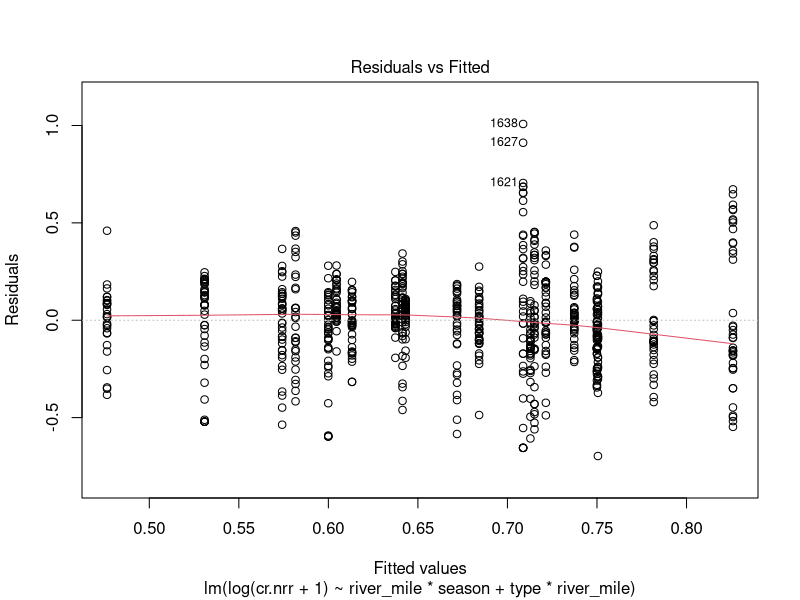
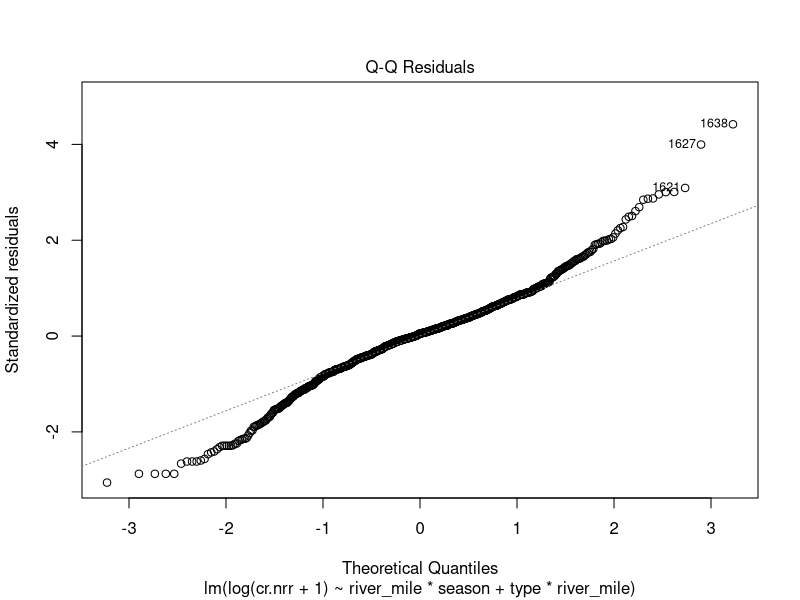
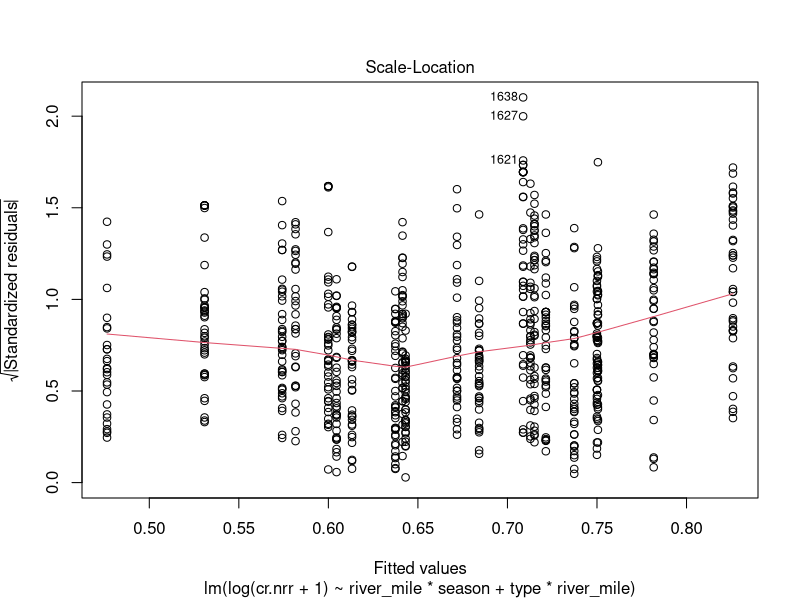
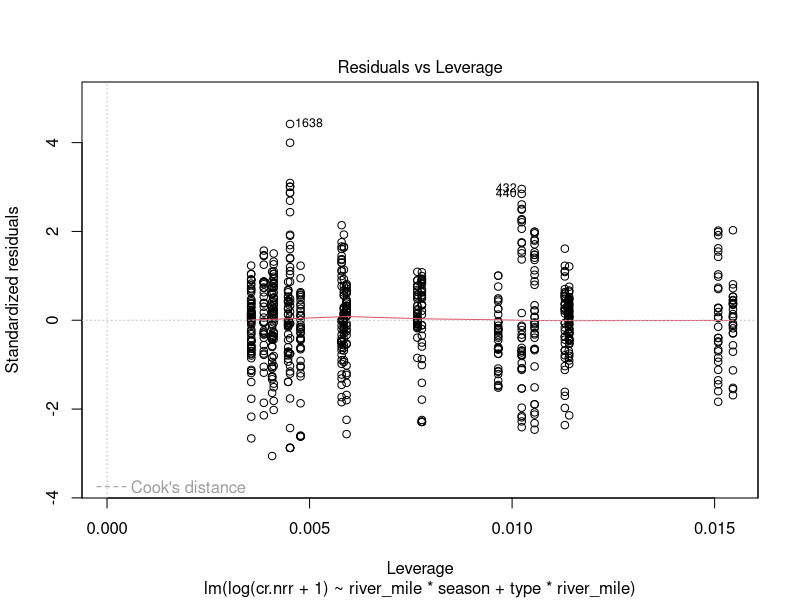
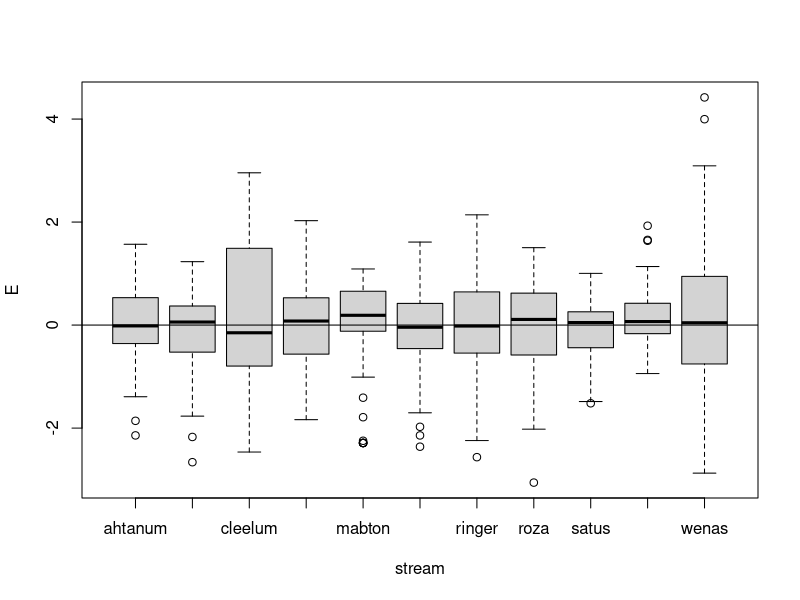
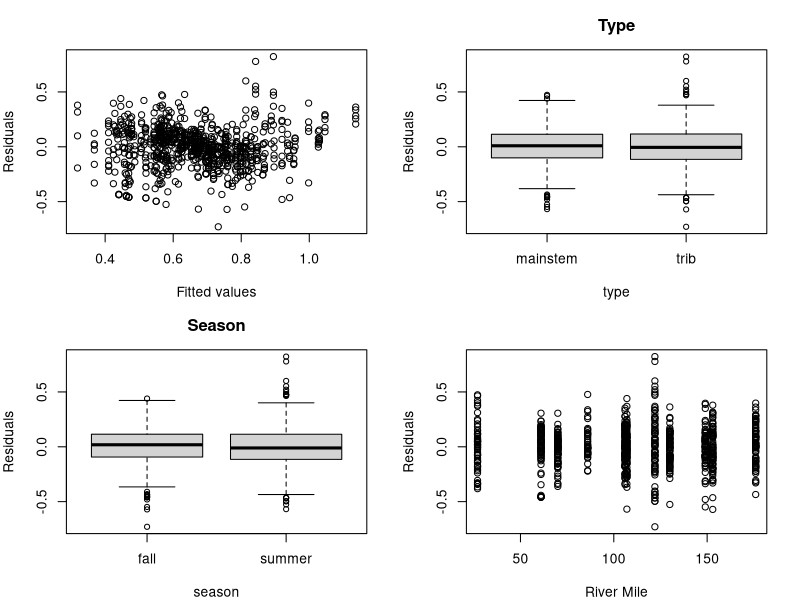
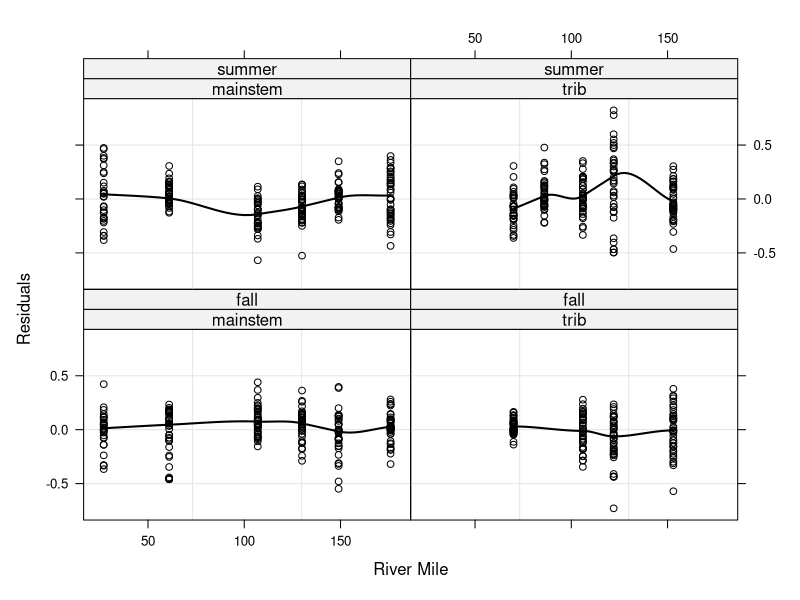
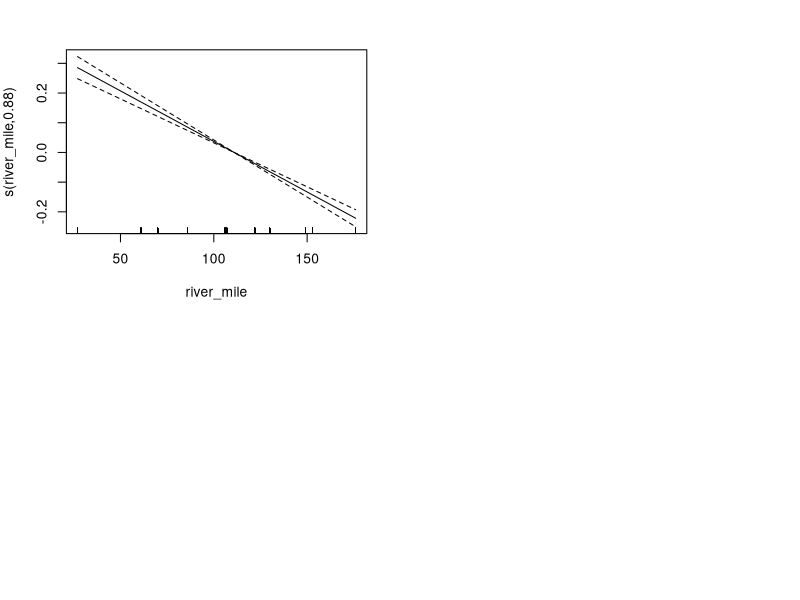

Write R code to recreate these figures, in order. (Note: this script raises an error after producing the figures.)
#packages
library(nlme)
library(plyr)
library(dplyr)
library(ggplot2)
library(tidyr)
library(lmtest)
library(lattice)

#data (created in "all sites" by combining NDS files and water chem file)
nds_chem<-read.csv("NDS_chem_all.csv")
nds_chem$river_mile<-ifelse(nds_chem$stream=="ahtanum", 106, nds_chem$river_mile)

nds_s<-subset(nds_chem, top=="sponge")
nds_s <- subset(nds_s, !(is.na(nds_s$cr.nrr)))

#NRR model, based on plots
#start with fixed effects and then test if adding random effects improves the model
#M1 is all the variables and interactions (except nutrient, which we want to model as a random effect)
M1<-lm(log(cr.nrr+1)~river_mile*season + type*river_mile, nds_s) #needed to log nrr to account for heteroscedasticity in residuals
plot(M1)
E<-rstandard(M1)
boxplot(E~stream, data=nds_s)
abline(0,0)
#none of the boxplots are completely above or below the 0 line, so don't need to include stream as random variable.

#now, use gls so can compare with lme
M1<-gls(log(cr.nrr+1)~river_mile*season + type*river_mile, nds_s)
M1a<-lme(log(cr.nrr+1)~river_mile*season + type*river_mile,random = ~1+river_mile|nutrient, 
         method="REML", nds_s)

anova(M1, M1a)
#       Model df   AIC        BIC    logLik   Test  L.Ratio p-value
#M1      1  7  -19.91584   12.79725  16.95792                        
#M1a     2 10 -280.61663 -233.88365 150.30832 1 vs 2 266.7008  <.0001

#SO much better with random effects. Now: check the random structure. try a random intercept - meaning the slope
#is consistent among nutrient treatments but the slope is not 
#(so changes with river mile in same way, but overall response is higher or lower)

M1b<-lme(log(cr.nrr+1)~river_mile*season + type*river_mile,random = ~1|nutrient, 
         method="REML", nds_s)
anova(M1a, M1b)
#   Model df       AIC       BIC   logLik   Test  L.Ratio p-value
#M1a     1 10 -280.6166 -233.8836 150.3083                        
#M1b     2  8 -206.2294 -168.8430 111.1147 1 vs 2 78.38723  <.0001

#random slope and intercept is best

#now optimize the fixed part
summary(M1a)
#                           Value  Std.Error  DF   t-value p-value
#(Intercept)              0.4326074 0.03912778 784 11.056273  0.0000
#river_mile               0.0016092 0.00062091 784  2.591679  0.0097
#seasonsummer             0.1054820 0.03818589 784  2.762328  0.0059
#typetrib                 0.2675061 0.04479698 784  5.971522  0.0000
#river_mile:seasonsummer  0.0000384 0.00032168 784  0.119479  0.9049
#river_mile:typetrib     -0.0024235 0.00038684 784 -6.264750  0.0000

#consider dropping river mile*season interaction. to test, compare logLikelihood ratio
M1a<-lme(log(cr.nrr+1)~river_mile*season + type*river_mile,random = ~1+river_mile|nutrient, 
         method="REML", nds_s)
M2a<-lme(log(cr.nrr+1)~river_mile+season + type*river_mile,random = ~1+river_mile|nutrient, 
         method="REML", nds_s)

lrtest(M1a, M2a) #to compare the two models
#Model 1: log(cr.nrr + 1) ~ river_mile * season + type * river_mile
#Model 2: log(cr.nrr + 1) ~ river_mile + season + type * river_mile
#   Df LogLik Df  Chisq Pr(>Chisq)    
#1  10 150.31                         
#2   9 157.43 -1 14.232  0.0001616 ***
#conclude that river_mile*season interaction not significant b/c model is better without it

#next, drop interaction b/n river mile and stream typ.
M3a<-lme(log(cr.nrr+1)~river_mile +season + type,random = ~1+river_mile|nutrient, 
         method="REML", nds_s)
lrtest(M2a, M3a)
#Model 1: log(cr.nrr + 1) ~ river_mile + season + type * river_mile
#Model 2: log(cr.nrr + 1) ~ river_mile + season + type
#Df LogLik Df  Chisq Pr(>Chisq)    
#1   9 157.43                         
#2   8 145.18 -1 24.499  7.433e-07 ***
#conclude that river_mile*type interaction significant. Best model still M2a

#next, drop season
M4a<-lme(log(cr.nrr+1)~river_mile +type*river_mile,random = ~1+river_mile|nutrient, 
         method="REML", nds_s)
lrtest(M2a, M4a)
#Model 1: log(cr.nrr + 1) ~ river_mile + season + type * river_mile
#Model 2: log(cr.nrr + 1) ~ river_mile + type * river_mile
#Df LogLik Df  Chisq Pr(>Chisq)    
#1   9 157.43                         
#2   8 128.87 -1 57.104  4.133e-14 ***

#conclude that M2a still best
#now eliminate type
M5a<-lme(log(cr.nrr+1)~river_mile ,random = ~1+river_mile|nutrient, 
         method="REML", nds_s)
lrtest(M2a, M5a)
#Model 1: log(cr.nrr + 1) ~ river_mile + season + type * river_mile
#Model 2: log(cr.nrr + 1) ~ river_mile
#Df LogLik Df Chisq Pr(>Chisq)    
#1   9 157.43                        
#2   6 118.75 -3 77.35  < 2.2e-16 ***

#CONCLUSION: best model: log(cr.nrr+1)~river_mile+season + type*river_mile,random = ~1+river_mile|nutrient)
#IOW: NRR for CR is predicted by river mile, season, and stream type, with a different relationship
#with river mile, depending on stream type. The slope and intercept vary for each nutrient treatment.

summary(M2a)
#Random effects:
#  Formula: ~1 + river_mile | nutrient
#Structure: General positive-definite, Log-Cholesky parametrization
#             StdDev      Corr  
#(Intercept) 0.072670706 (Intr)
#river_mile  0.001613624 -0.894
#Residual    0.189145517       

#Fixed effects: log(cr.nrr + 1) ~ river_mile + season + type * river_mile 
#                       Value  Std.Error  DF   t-value p-value
#(Intercept)          0.4304319 0.03463478 785 12.427738  0.0000
#river_mile           0.0016288 0.00059886 785  2.719851  0.0067
#seasonsummer         0.1097521 0.01345564 785  8.156583  0.0000
#typetrib             0.2673480 0.04474965 785  5.974304  0.0000
#river_mile:typetrib -0.0024225 0.00038652 785 -6.267546  0.0000

#Correlation: 
#                     (Intr) rvr_ml ssnsmm typtrb
#river_mile          -0.810                     
#seasonsummer        -0.193 -0.001              
#typetrib            -0.307  0.138 -0.065       
#river_mile:typetrib  0.267 -0.143  0.053 -0.953

#Standardized Within-Group Residuals:
#  Min          Q1         Med          Q3         Max 
#-3.85610090 -0.54560536  0.01397457  0.60660720  4.34598363 

#Number of Observations: 797
#Number of Groups: 8 

E<-resid(M2a)
F2<-fitted(M2a)
op<-par(mfrow=c(2,2), mar=c(4,4,3,2))
plot(x=F2, y=E, xlab="Fitted values", ylab="Residuals")
boxplot(E~type, data=nds_s, main="Type", ylab="Residuals")
boxplot(E~season, data=nds_s, main="Season", ylab="Residuals")
plot(x=nds_s$river_mile, y=E, xlab="River Mile", ylab="Residuals")
#no obvious pattern in residuals, but next need to also try a LOESS smoother

xyplot(E~river_mile|type*season, data=nds_s, ylab="Residuals", xlab="River Mile", 
       panel=function(x,y){panel.grid(h=-1, v=2)
         panel.points(x,y,col=1)
         panel.loess(x,y,span=0.5, col=1, lwd=2)})
#not linear! need to use additive mixed model!

library(mgcv)
M2b<-gam(log(cr.nrr+1)~s(river_mile)+(season) + (type*river_mile),
          random = list(~1|nutrient,1+river_mile), data=nds_s)
summary(M2b)
#Family: gaussian 
#Link function: identity 

#Formula:
 # log(cr.nrr + 1) ~ s(river_mile) + (season) + (type * river_mile)

#Parametric coefficients:
#                     Estimate Std. Error t value Pr(>|t|)    
#(Intercept)          0.0535863  0.0034812  15.393  < 2e-16 ***
#  seasonsummer         0.1084128  0.0162421   6.675 4.65e-11 ***
#  typetrib             0.2679225  0.0540027   4.961 8.57e-07 ***
#  river_mile           0.0050247  0.0001102  45.582  < 2e-16 ***
#  typetrib:river_mile -0.0024313  0.0004664  -5.213 2.37e-07 ***
  ---
#Approximate significance of smooth terms:
#               edf Ref.df     F p-value    
#s(river_mile) 0.8758 0.8758 270.1  <2e-16 ***
  ---
# Rank: 13/14
#R-sq.(adj) =  0.112   Deviance explained = 11.7%
#GCV = 0.052487  Scale est. = 0.052158  n = 797

#edf = degrees of freedom for smoother. It's ~1, which suggests linear is ok
  plot(M2b)
#plot is linear
#note: Zuur et al. recommend using gamm (not gam), but I couldn't get it to work (error said "object river_mile not found")
#but I seem to be getting the expected type of output, so *shrug*?

######
#chla NRR

nds_g<-subset(nds_chem, top=="glass")
nds_g <- subset(nds_g, !(is.na(nds_g$chla.nrr)))

#start with fixed effects and then test if adding random effects improves the model
#M1 is all the variables and interactions (except nutrient, which we want to model as a random effect)
op<-par(mfrow=c(2,2), mar=c(4,4,3,2))
M1<-lm(log10(chla.nrr+1)~river_mile*season + type*river_mile, nds_g) #needed to log nrr to account for heteroscedasticity in residuals
plot(M1) #even with log-transformation, deviation from normal in Q-Q plot and heteroscedasticity
E<-rstandard(M1)
op<-par(mfrow=c(1,1))
boxplot(E~stream, data=nds_g)
abline(0,0)
#none of the boxplots are completely above or below the 0 line, so don't need to include stream as random variable.but note that 
#ahtanum and toppenshi just barely in there.

#now, use gls so can compare with lme
M1<-gls(log10(chla.nrr+1)~river_mile*season + type*river_mile, nds_g)
M1a<-lme(log10(chla.nrr+1)~river_mile*season + type*river_mile,random = ~1+river_mile|nutrient, 
         method="REML", nds_g)

anova(M1, M1a)
#     Model df       AIC       BIC   logLik   Test  L.Ratio p-value
#M1      1  7 -147.3034 -114.5111 80.65169                        
#M1a     2 10 -168.6338 -121.7876 94.31688 1 vs 2 27.33039  <.0001

#much better with random effects included
#now check random structure. try just the random slope

M1b<-lme(log10(chla.nrr+1)~river_mile*season + type*river_mile,random = ~1|nutrient, 
         method="REML", nds_g)

anova(M1a, M1b)
#     Model df       AIC       BIC   logLik   Test  L.Ratio p-value
#M1a     1 10 -168.6338 -121.7876 94.31688                        
#M1b     2  8 -163.7885 -126.3116 89.89425 1 vs 2 8.845259   0.012

#slightly better to include random slope and intercept.

#now optimize the fixed part
summary(M1a)
#                             Value  Std.Error  DF   t-value p-value
#(Intercept)              0.25342414 0.03039909 793  8.336570  0.0000
#river_mile              -0.00037070 0.00031055 793 -1.193682  0.2330
#seasonsummer            -0.00933374 0.03980442 793 -0.234490  0.8147
#typetrib                -0.05226620 0.04815416 793 -1.085393  0.2781
#river_mile:seasonsummer  0.00174109 0.00033813 793  5.149217  0.0000
#river_mile:typetrib      0.00112807 0.00041868 793  2.694329  0.0072

M2a<-lme(log10(chla.nrr+1)~river_mile*season + type*river_mile,random = ~1+river_mile|nutrient, 
         method="REML", nds_g)
